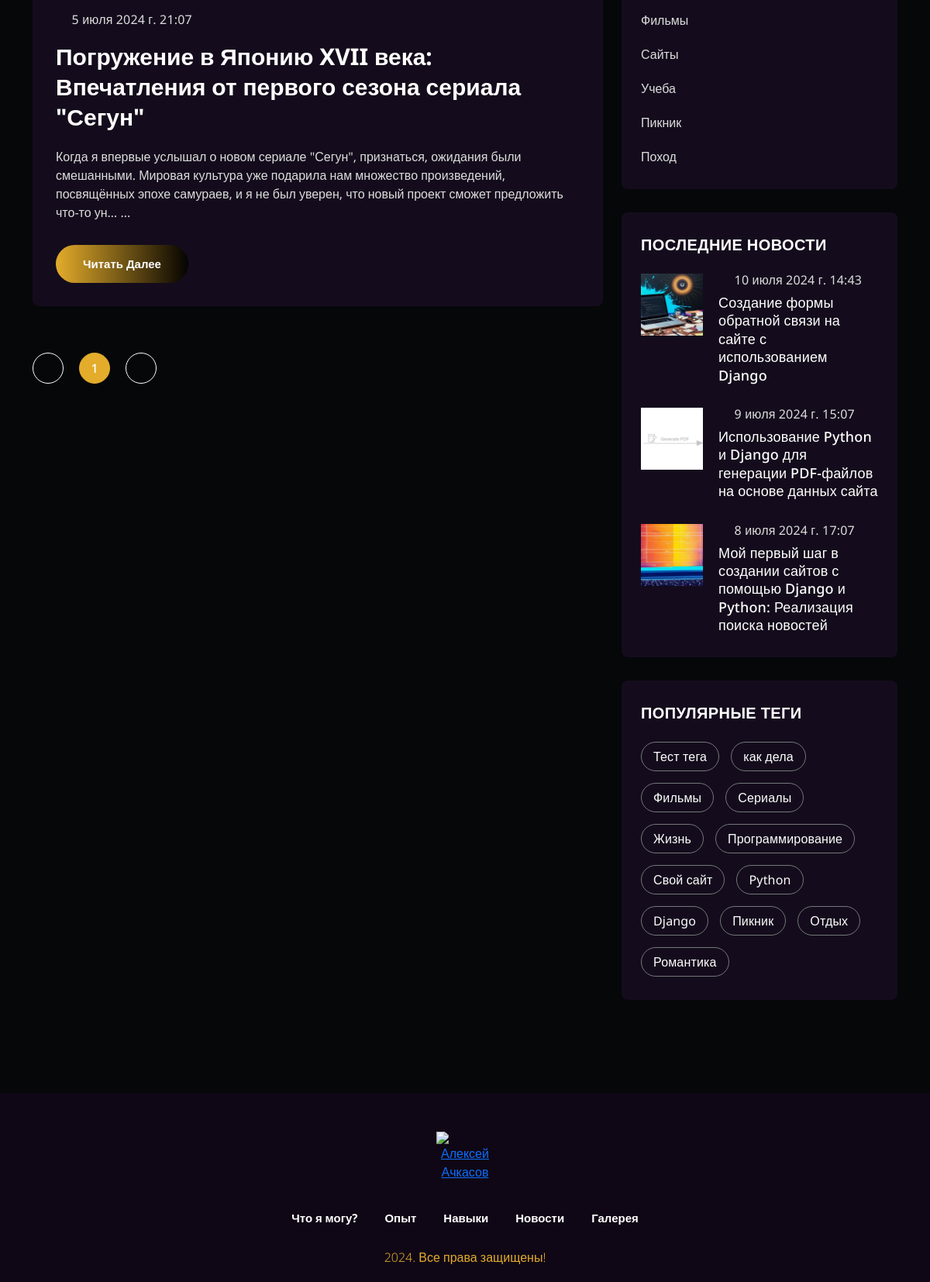
/news/filmy/ (lower part), run on an earlier commit of the app's database.
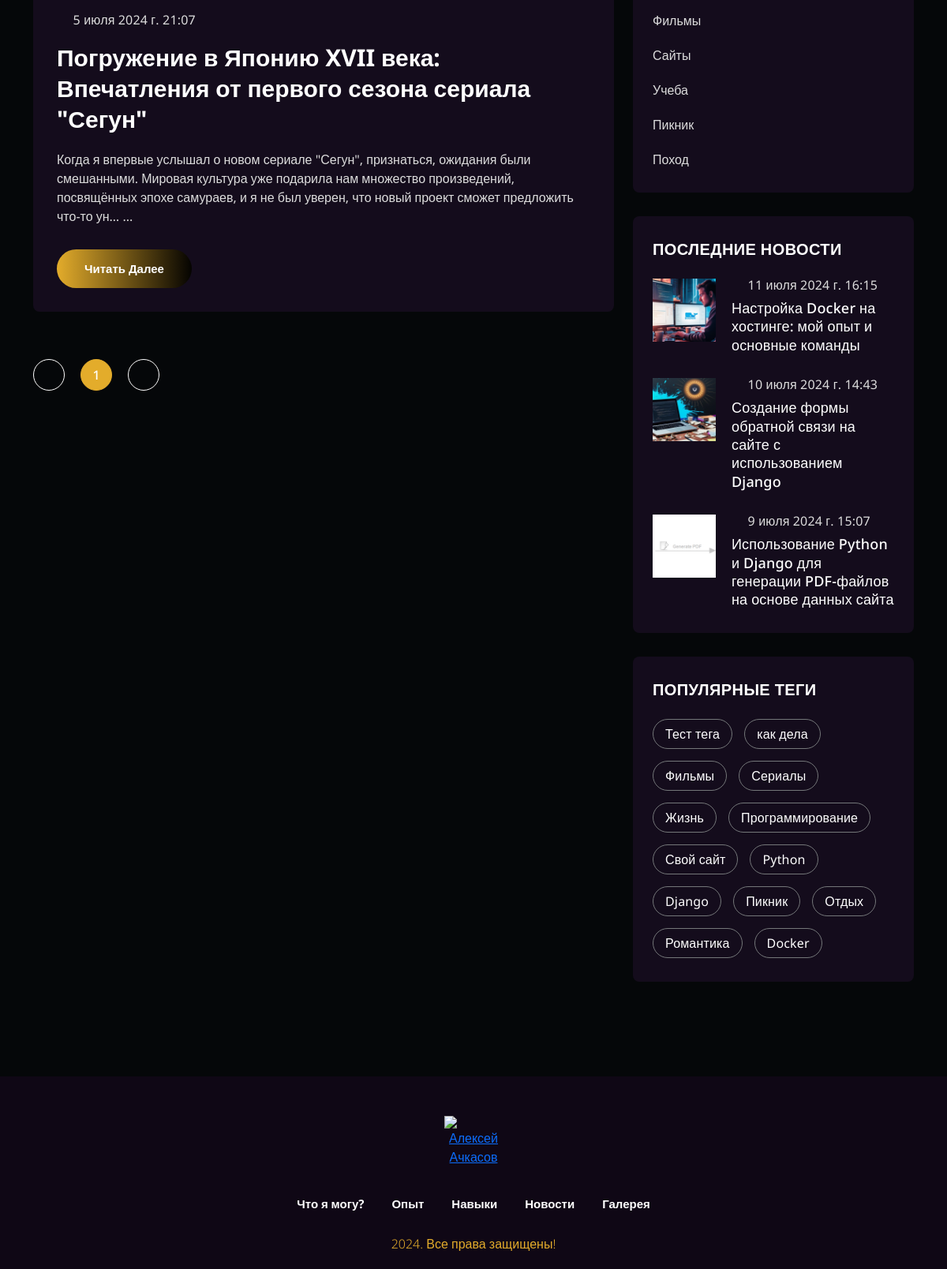
And on a later commit of the database.
### News/models.py (models this page shows, shortened)
class News(models.Model):
    imgNews = models.ImageField(upload_to='photos/news/', verbose_name='Главное изображение записи')
    dataNews = models.DateTimeField(default=timezone.now, verbose_name='Дата публиации')
    titleNews = models.CharField(max_length=500, verbose_name='Название статьи')
    slugNews = models.SlugField(max_length=200, unique=True, verbose_name='Заполняется автоматически', blank=True, null=True)
    contentNews = RichTextField(verbose_name='Контент новости')
    tags = models.ManyToManyField(newsTag, blank=True, verbose_name='Теги статьи')
    category = models.ManyToManyField(newsCategory, blank=True, verbose_name='Категории статьи')
    gallery = models.ManyToManyField(galleryNews, blank=True, verbose_name='Галерея фотографий')
    feetbicke = models.ForeignKey(FormsNews, on_delete=models.SET_NULL, null=True, blank=True, verbose_name='Отзыв')
    class Meta:
        verbose_name = 'Новость'
        verbose_name_plural = 'Новости'

class newsCategory(models.Model):
    titleCategory = models.CharField(max_length=500, verbose_name='Заголовок')
    slagCategory = models.CharField(max_length=500, verbose_name='Ссылка на категорию', blank=True, null=True)
    class Meta:
        verbose_name = 'Категория'
        verbose_name_plural = 'Категории'

class newsTag(models.Model):
    titleTag = models.CharField(verbose_name='Заголовок', max_length=500)
    slagTag = models.CharField(verbose_name='Ссылка на тег', max_length=200, blank=True, null=True)
    class Meta:
        verbose_name = 'Тег'
        verbose_name_plural = 'Теги'

### settings/models.py (models this page shows, shortened)
class MenuSite(models.Model):
    nameLink = models.TextField(verbose_name='Название ссылки в меню', default='#')
    link = models.TextField(verbose_name='Ссылка на блок на сайте', default='#')
    class Meta:
        verbose_name = 'Ссылка'
        verbose_name_plural = 'Ссылки'

### News/views.py (the view)
# urls.py: path('<slug:category_slug>/', NewsDetailCategory.as_view(), name='news_category'),
class NewsDetailCategory(View):
    def get(self, request, category_slug):
        news_category = get_object_or_404(newsCategory, slagCategory=category_slug)
        news_list = News.objects.filter(category=news_category)
        news_list_tag = newsTag.objects.all()
        news_list_recent = News.objects.order_by('-dataNews')[:3]
        category = newsCategory.objects.all()
        paginator = Paginator(news_list, 10)  # По 10 новостей на каждой странице
        page_number = request.GET.get('page')
        try:
            news_list = paginator.page(page_number)
        except PageNotAnInteger:
            news_list = paginator.page(1)
        except EmptyPage:
            news_list = paginator.page(paginator.num_pages)
        return render(request, 'news/blog.html', {
            'news_category': news_category,
            'news_list': news_list,
            'news_list_tag': news_list_tag,
            'news_list_recent': news_list_recent,
            'category': category,
        })

### BlogAlekseii/context_processors.py (called while the page is built)
def global_context(request):
    settings = Settings.objects.first()
    menu_links_queryset = MenuSite.objects.all()
    menu_links = []
    for link in menu_links_queryset:
        menu_links.append({
            'nameLink': link.nameLink,
            'link': link.link
        })
    context = {
        'titleHome': settings.titleHome,
        'favSite': settings.favSite,
        'copy': settings.copyText,
        'button_header': settings.buttonHeader,
        'menu_links': menu_links,
    }
    return context

### News/templates/News/blog.html (shortened to what the changed rows need)
{% extends 'base.html' %}
{% block content %}
  <main class="site-content" id="content">
    <section class="full-width tj-posts__area">
      <div class="container">
        <div class="row justify-content-center">
          <div class="col-lg-8">
            <div class="tj-post__container">
              {% for news in news_list %}
              <article class="tj-post wow fadeInUp" data-wow-delay=".3s">
                <div class="tj-post__content">
                  <div class="tj-post__meta entry-meta">
                    <span><i class="fa-light fa-calendar-days"></i>{{ news.dataNews }}</span>
                  </div>
                  <h3 class="tj-post__title entry-title">
                    <a href="{% url 'news_detail' category_slug=news.category.first.slagCategory slug=news.slugNews %}">{{ news.titleNews }}</a>
                  </h3>
                  <div class="tj-post__excerpt">
                    <p>{{ news.contentNews|truncatechars:250|safe }} ...</p>
                  </div>
                  <div class="tj-post__btn">
                    <a href="{% url 'news_detail' category_slug=news.category.first.slagCategory slug=news.slugNews %}" class="tj-btn-primary">Читать далее</a>
                  </div>
                </div>
              </article>
              {% endfor %}
              <div class="tj__pagination wow fadeInUp" data-wow-delay=".3s">
                <ul>
                    {% for i in news_list.paginator.page_range %}
                        {% if news_list.number == i %}
                            <li><span class="page-numbers current">{{ i }}</span></li>
                        {% else %}
                            <li><a class="page-numbers" href="?page={{ i }}">{{ i }}</a></li>
                        {% endif %}
                    {% endfor %}
                </ul>
              </div>
            </div>
          </div>
          <div class="col-lg-4">
            <div class="tj_main_sidebar">
              <div class="sidebar_widget widget_categories wow fadeInUp" data-wow-delay=".3s">
                <ul>
                  {% for category_list in category %}
                    <li><a href="{% url 'news_category' category_slug=category_list.slagCategory %}">{{ category_list.titleCategory }}</a></li>
                  {% endfor %}
                </ul>
              </div>
              <div class="sidebar_widget tj_recent_posts wow fadeInUp" data-wow-delay=".3s">
                <ul>
                  {% for news_recent in news_list_recent %}
                      <li>
                        <div class="recent-post_thumb">
                          <a href="{% url 'news_detail' category_slug=news_recent.category.first.slagCategory slug=news_recent.slugNews %}">
                            <img src="{{ news_recent.imgNews.url }}" alt="{{ news_recent.titleNews }}">
                          </a>
                        </div>
                        <div class="recent-post_content">
                          <div class="tj-post__meta entry-meta">
                            <span><i class="fa-light fa-calendar-days"></i>{{ news_recent.dataNews }}</span>
                          </div>
                          <h4 class="recent-post_title">
                            <a href="{% url 'news_detail' category_slug=news_recent.category.first.slagCategory slug=news_recent.slugNews %}">{{ news_recent.titleNews }}</a>
                          </h4>
                        </div>
                      </li>
                  {% endfor %}
                </ul>
              </div>
              <div class="sidebar_widget widget_tag_cloud wow fadeInUp" data-wow-delay=".3s">
                <div class="tagcloud">
                    {% for tag in news_list_tag %}
                        <a href="{% url 'news_tag_detail' tag_slug=tag.slagTag %}">{{ tag.titleTag }}</a>
                    {% endfor %}
                </div>
            </div>
            </div>
          </div>
        </div>
      </div>
    </section>
  </main>
{% endblock %}

### templates/base.html (shortened to what this page needs)
<!DOCTYPE html>
<html class="no-js" lang="en">
<head>
    {% load static %}
    <link rel="stylesheet" href="{% static 'css/animate.min.css' %}">
    <link rel="stylesheet" href="{% static 'css/bootstrap.min.css' %}">
    <link rel="stylesheet" href="{% static 'css/font-awesome-pro.min.css' %}">
    <link rel="stylesheet" href="{% static 'css/flaticon_gerold.css' %}">
    <link rel="stylesheet" href="{% static 'css/nice-select.css' %}">
    <link rel="stylesheet" href="{% static 'css/backToTop.css' %}">
    <link rel="stylesheet" href="{% static 'css/owl.carousel.min.css' %}">
    <link rel="stylesheet" href="{% static 'css/odometer-theme-default.css' %}">
    <link rel="stylesheet" href="{% static 'css/magnific-popup.css' %}">
    <link rel="stylesheet" href="{% static 'css/main.css' %}">
    <link rel="stylesheet" href="{% static 'css/responsive.css' %}">
</head>
<body>
    {% block content %}{% endblock %}
    <footer class="tj-footer-area">
        <div class="container">
            <div class="row">
                <div class="col-md-12 text-center">
                    <div class="footer-logo-box">
                        <a href="{% url 'home' %}">
                            <img src="{{ favSite.url }}" alt="{{ titleHome }}">
                        </a>
                    </div>
                    <div class="footer-menu">
                        <nav>
                            <ul>
                                {% for link in menu_links %}
                                    <li><a href="{{ link.link }}">{{ link.nameLink }}</a></li>
                                {% endfor %}
                            </ul>
                        </nav>
                    </div>
                    <div class="copy-text">
                        <p>{{ copy }}</p>
                    </div>
                </div>
            </div>
        </div>
    </footer>
<link rel="stylesheet" href="https://cdnjs.cloudflare.com/ajax/libs/fancybox/3.5.7/jquery.fancybox.min.css" />
</body>
</html>

What changed in the data, as far as the page shows it:
no longer on this page (row unchanged): News: imgNews (picture), dataNews "8 июля 2024 г. 17:07", titleNews "Мой первый шаг в создании сайтов с помощью Django и Python: Реализация поиска новостей", shown under "ПОСЛЕДНИЕ НОВОСТИ"
added News: imgNews (placeholder picture), dataNews "11 июля 2024 г. 16:15", titleNews "Настройка Docker на хостинге: мой опыт и основные команды", shown under "ПОСЛЕДНИЕ НОВОСТИ"
added newsTag: titleTag "Docker"
